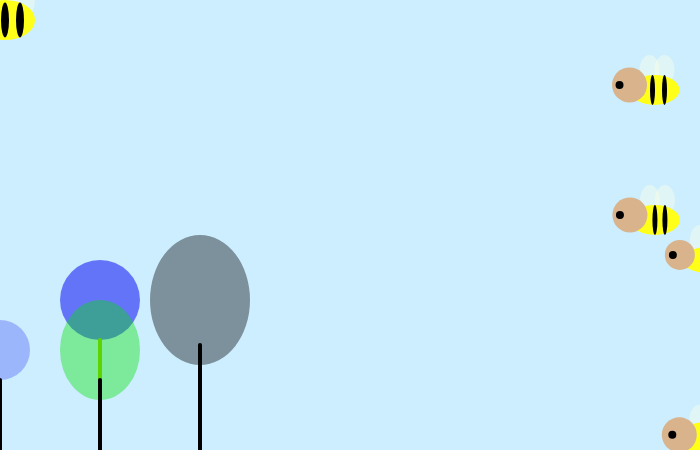
Frame 1 (no input)
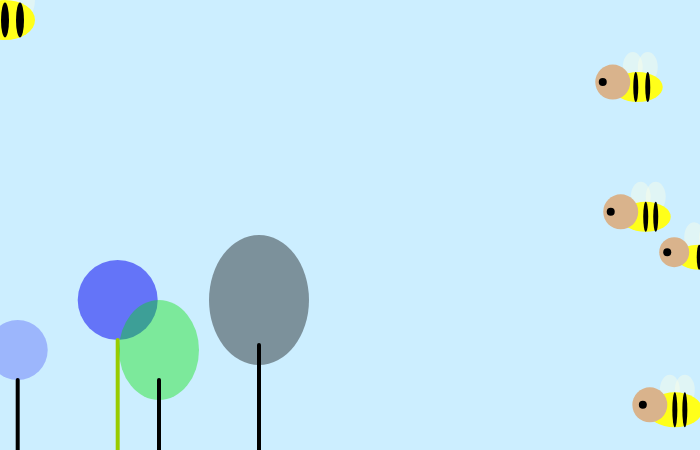
Frame 60 (no input)
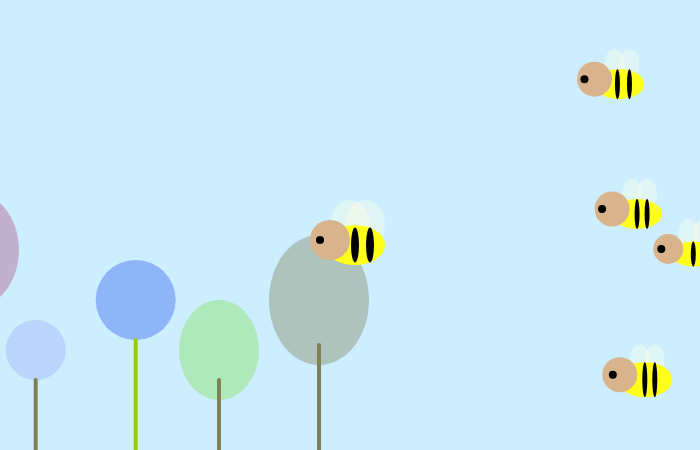
Frame 120 (the mouse pressed at the canvas centre since frame 60)

The p5.js sketch that drew these frames (run headless with seeded random() and noise() and a simulated clock; from frame 60 on, the mouse is pressed at the canvas centre):

// p5.js sketch
// ── sketch.js
var a=0;
var b=100;
var c=700;
var d=420;
var e=700;
var f=240;
var g=650;
var h=70;
var j=200;
var k=650;
var R=10;
var G=255;
var B=0;
var speed=1;
var deg=0;

function setup() { 
  createCanvas(700, 450);   
} 

function draw() { 
  background(204, 238, 255);
    //flowers circle
    
  var mX = mouseX - a;
  var mY = mouseY;
  
  R=map(mouseX,0,700,0,255);
  G=map(mouseY,0,450,0,255);
  B=map(mouseY,700,0,255,0);
  
  if ((mX+450)<30 && (mX+450)>-30 && mY<385&&mY>315){
  noStroke();
  fill (B, R, G,50);
  ellipse(a-450,350,90,100);
  } else{
  noStroke();
  fill(G, R, B,100);}
  ellipse(a-450,350,60,70);
  strokeWeight(4);
  stroke(B);
  line(a-450,385,a-450,450);  
 
  if ((mX+300)<30 && (mX+300)>-30 && mY<385&& mY>315){
  noStroke();
  fill (R, G, 255,40);
  ellipse(a-300,350,100,110);
  } else{
  noStroke();
  fill(242, G, R,100);}
  ellipse(a-300,350,60,70);
  stroke(R);
  strokeWeight(4);
  line(a-300,385,a-300,450);
  
  if ((mX+100)<35 && (mX+100)>-35 && mY<355&&mY>285){
  noStroke();
  fill (G, R, 255,120);
  ellipse(a-100,320,100,100);
  } else{
  noStroke();
  fill(R, G, 225,140);}
  ellipse(a-100,320,70,70);
  stroke(B);
  strokeWeight(4);
  line(a-100,355,a-100,450);
  
  if ((mX)<30 && (mX)>-30 && mY<355&&mY>285){
  noStroke();
  fill (B, 247, G,100);
  ellipse(a,350,100,100);
  } else{
  noStroke();
  fill(G, R, 242,60);}
  ellipse(a,350,60,60);
  stroke(R,G,B);
  strokeWeight(4);
  line(a,380,a,450);
  
  if ((mX-100)<40 && (mX-100)>-40 && mY<340&&mY>260){
  noStroke();
  fill (R, B, G,120);
  ellipse(a+100,300,120,120);
  } else{
  noStroke();
  fill(B, G, 242,130);}
  ellipse(a+100,300,80,80);
  stroke(153, 204, 0);
  strokeWeight(4);
  line(a+100,340,a+100,450);
      
  if (a>2*width){
    a=0;
  }
  a=a+0.3;
  
  // flower ellipse
  var mA = mouseX - b;
  var mB = mouseY;
  
  if ((mA+550)<30 && (mA+550)>-30 && mB<385&&mB>315){
  noStroke();
  fill (G, 247, B,130);
  ellipse(b-550,350,120,140);
  } else{
  noStroke(); 
  fill(B, G, 255,100);}
  ellipse(b-550,350,40,70);
  stroke(R,G,B);
  strokeWeight(4);
  line(b-550,385,b-550,450);
  
  if ((mA+350)<35 && (mA+350)>-35 && mB<355&&mB>285){
  noStroke();
  fill (R, 247, B,130);
  ellipse(b-350,320,100,130);
  } else{
  noStroke();
  fill(B, R, G,200);}
  ellipse(b-350,320,50,70);
  stroke(R,G,B);
  strokeWeight(4);
  line(b-350,355,b-350,450);
  
  if ((mA+250)<50 && (mA+250)>-50 && mB<310&&mB>190){
  noStroke();
  fill (230, R, G,130);
  ellipse(b-250,250,120,140);
  } else{
  noStroke();fill(179, B, G,100);}
  ellipse(b-250,250,100,120);
  stroke(B,G,B);
  strokeWeight(4);
  line(b-250,305,b-250,450);
  
  if ((mA)<10 && (mA)>-10 && mB<380&&mB>320){
  noStroke();
  fill (230, G, 255,100);
  ellipse(b,350,100,120);
  } else{
  noStroke();
  fill(R, 225, B,100);}
  ellipse(b,350,80,100);
  stroke(G,G,B);
  strokeWeight(4);
  line(b,380,b,450);
  
  if ((mA-100)<40 && (mA-100)>-40 && mB<345&&mB>255){
  noStroke();
  fill (B, R, B,100);
  ellipse(b+100,300,130,150);
  } else{
  noStroke();
  fill(R, G, B,100);}
  ellipse(b+100,300,100,130);
  stroke(R,G,B);
  strokeWeight(4);
  line(b+100,345,b+100,450);
  
  if (b>1.5*width){
  b=0;
  }
  b=b+1;
 
  

  if(c<0||d<0){
    speed=-0.3;}
  if(c>width||d>height){
  speed=2;
  }
  c=c+random(-speed);
  d=d+random(-speed);
  
  if(c>width||d>height){
  speed=2 
  }
  
  bee(c,d);

  }

  function bee(c,d){
    //wings
  fill(255,255,230,100);
  noStroke();
  ellipse(c,d,20,30);
  ellipse(c+15,d,20,30);
    //body
  fill(255, 255, 26);
  ellipse(c+5,d+20,55,35);
  fill(0);
  ellipse(c+5,d+20,5,35);
  ellipse(c+15,d+20,5,35);
    //head
  fill(217, 179, 140);
  ellipse(c-20,d+15,35,35);
    //eye
  fill(0);
  ellipse(c-27,d+15,8,8);
   
    
  e=e+random(-0.2);
  f=f+random(-0.1);
  bee1(e,f);
  
  function bee1(e,f){
    //wings
  fill(255,255,230,100);
  noStroke();
  ellipse(e,f,20,30);
  ellipse(e+15,f,20,30);
    //body
  fill(255, 255, 26);
  ellipse(e+5,f+20,45,25);
  fill(0);
  ellipse(e+5,f+20,5,25);
  ellipse(e+15,f+20,5,25);
  
    //head
  fill(217, 179, 140);
  ellipse(e-20,f+15,30,30); 
    //eye
  fill(0);
  ellipse(e-27,f+15,8,8); 
    
  g=g+random(-0.6);
  h=h+random(-0.1);
  bee2(g,h);
  
  function bee2(g,h){
    //wings
  fill(255,255,230,100);
  noStroke();
  ellipse(g,h,20,30);
  ellipse(g+15,h,20,30);
    //body
  fill(255, 255, 26);
  ellipse(g+5,h+20,50,30);
  fill(0);
  ellipse(g+3,h+20,5,30); 
  ellipse(g+15,h+20,5,30); 
    //head
  fill(217, 179, 140);
  ellipse(g-20,h+15,35,35);
    //eye
  fill(0);
  ellipse(g-30,h+15,8,8);
    
    
  k=k+random(-0.3);
  j=j+random(-0.1);
  bee2(k,j);
  
  function bee2(k,j){
  //wings
  fill(255,255,230,100);
  noStroke();
  ellipse(k,j,20,30);
  ellipse(k+15,j,20,30);
  //body
  fill(255, 255, 26);
  ellipse(k+5,j+20,50,30);
  fill(0);
  ellipse(k+5,j+20,5,30);
  ellipse(k+15,j+20,5,30);
  //head
  fill(217, 179, 140);
  ellipse(k-20,j+15,35,35);
  //eye
  fill(0);
  ellipse(k-30,j+15,8,8);
  } 
    
  //bee 
  //wings
  fill(255,255,230,100);
  noStroke();
  ellipse(mouseX,mouseY,40,50);
  ellipse(mouseX+15,mouseY,40,50);
  //body
  fill(255, 255, 26);
  ellipse(mouseX+5,mouseY+20,60,40);
  fill(0);
  ellipse(mouseX+5,mouseY+20,8,35);
  ellipse(mouseX+20,mouseY+20,8,35);
  //head
  fill(217, 179, 140);
  ellipse(mouseX-20,mouseY+15,40,40);
  //eye
  fill(0);
  ellipse(mouseX-30,mouseY+15,8,8);
  
    //deg++;
 }   
}

  }
// ── style.css
@media (min-width: 360px) {
    img {
        width: 200px;
    }
}

@media (min-width: 720px) {
    img {
        width: 400px;
    }
}

@media (min-width: 1600px) {
    img {
        width: 800px;
    }
}

html, body{
    /*height: 100%;*/
    margin: 0;
}

body, main{
    display: flex;
    flex-direction: column;
    justify-content: center;
    align-items: center;
    background-color: rgb(228, 228, 228);
}

#parent {
    width: 75%;
  }
